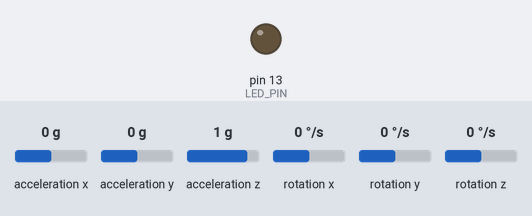
A sketch run on a simulated Arduino Uno, built with avr-gcc and run on an emulated ATmega328P. Parts: output pins drawn as LEDs (lit = HIGH). Inputs (shaded band) come from the test bench; at power-on: acceleration x 0 g, acceleration y 0 g, acceleration z 1 g, rotation x 0 °/s, rotation y 0 °/s, rotation z 0 °/s. What the sketch prints to the serial monitor is not drawn.

Above: at 0.1 s.
At 0.6 s:
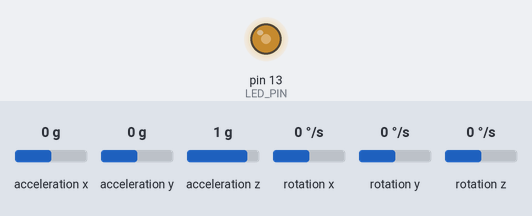
Timing chart, 0 to 2.1 s (numbered marks = the images above):
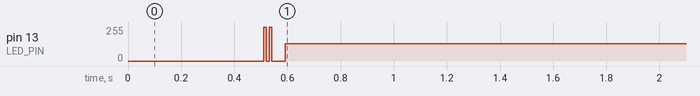

The sketch:

MPU6050_DMP6_using_DMP_V6.12.ino
```cpp
#include "I2Cdev.h"
#include "MPU6050_6Axis_MotionApps_V6_12.h"
#include "Wire.h"

MPU6050 mpu;

#define LED_PIN 13 // (Arduino is 13, Teensy is 11, Teensy++ is 6)
bool blinkState = false;

// MPU control/status vars
uint8_t mpuIntStatus;   // holds actual interrupt status byte from MPU
uint8_t devStatus;      // return status after each device operation (0 = success, !0 = error)
uint16_t packetSize;    // expected DMP packet size (default is 42 bytes)
uint16_t fifoCount;     // count of all bytes currently in FIFO
uint8_t fifoBuffer[64]; // FIFO storage buffer

// orientation/motion vars
Quaternion q;           // [w, x, y, z]         quaternion container
VectorFloat gravity;    // [x, y, z]            gravity vector
float ypr[3];           // [yaw, pitch, roll]   yaw/pitch/roll container and gravity vector


void setup() {
  Wire.begin();
  Wire.setClock(400000); // 400kHz I2C clock. Comment this line if having compilation difficulties
  Serial.begin(115200);

  mpu.initialize();

  Serial.println(mpu.testConnection() ? F("MPU6050 connection successful") : F("MPU6050 connection failed"));

  devStatus = mpu.dmpInitialize();

  mpu.setXGyroOffset(51);
  mpu.setYGyroOffset(8);
  mpu.setZGyroOffset(21);
  mpu.setXAccelOffset(1150);
  mpu.setYAccelOffset(-50);
  mpu.setZAccelOffset(1060);
  // make sure it worked (returns 0 if so)
  if (devStatus == 0) {
    // Calibration Time: generate offsets and calibrate our MPU6050
    mpu.CalibrateAccel(6);
    mpu.CalibrateGyro(6);
    Serial.println();
    mpu.PrintActiveOffsets();
    // turn on the DMP, now that it's ready
    Serial.println(F("Enabling DMP..."));
    mpu.setDMPEnabled(true);

    mpu.getIntStatus();
    mpu.dmpGetFIFOPacketSize();
  } else {
    Serial.print(F("DMP Initialization failed (code "));
    Serial.print(devStatus);
    Serial.println(F(")"));
  }

  // configure LED for output
  pinMode(LED_PIN, OUTPUT);
}


void loop() {
  // read a packet from FIFO
  if (mpu.dmpGetCurrentFIFOPacket(fifoBuffer)) { // Get the Latest packet

    // display Euler angles in degrees
    mpu.dmpGetQuaternion(&q, fifoBuffer);
    mpu.dmpGetGravity(&gravity, &q);
    mpu.dmpGetYawPitchRoll(ypr, &q, &gravity);
    Serial.print("ypr\t");
    Serial.print(ypr[0] * 180 / M_PI);
    Serial.print("\t");
    Serial.print(ypr[1] * 180 / M_PI);
    Serial.print("\t");
    Serial.print(ypr[2] * 180 / M_PI);

    Serial.println();

    // blink LED to indicate activity
    blinkState = !blinkState;
    digitalWrite(LED_PIN, blinkState);
  }
}
```

Measured:
- by itself, pin 13 (LED_PIN): 0/255 → 128/255 at 0.51 s
